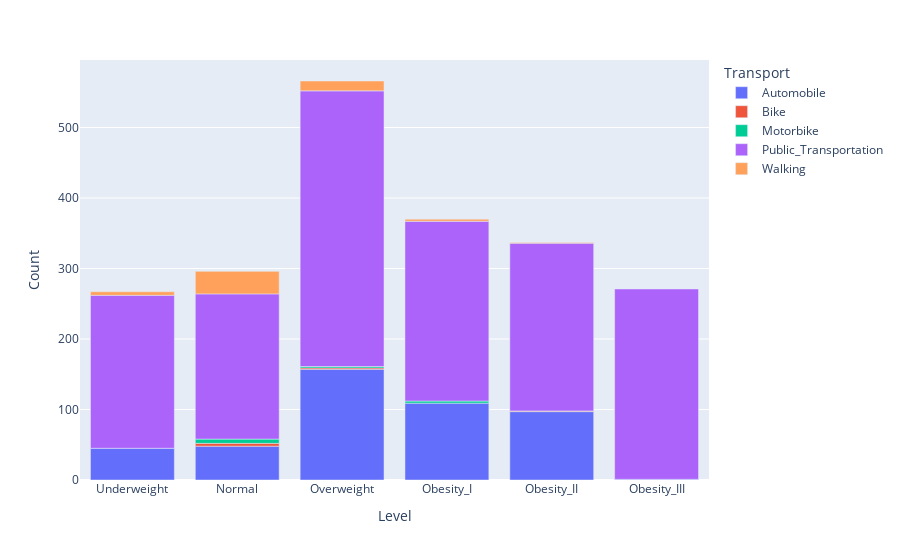

The cell this chart's notebook holds for it:
### Code cell
fig = px.bar(dfv1, x='Level', y='Count', color = 'Transport')

fig.update_xaxes(categoryorder='array', categoryarray= ['Underweight', 'Normal', 'Overweight', 'Obesity_I', 'Obesity_II', 'Obesity_III'])
fig.show()

### Figure 1 — Plotly figure (JSON) as saved in the notebook; plotly's stock layout.template omitted (floating-point values rounded to 4 significant figures)
{"data": [{"alignmentgroup": "True", "hovertemplate": "Transport=Automobile<br>Level=%{x}<br>Count=%{y}<extra></extra>", "legendgroup": "Automobile", "marker": {"color": "#636efa", "pattern": {"shape": ""}}, "name": "Automobile", "offsetgroup": "Automobile", "orientation": "v", "showlegend": true, "textposition": "auto", "type": "bar", "x": ["Normal", "Obesity_I", "Obesity_II", "Obesity_III", "Overweight", "Underweight"], "xaxis": "x", "y": [48, 109, 97, 1, 157, 45], "yaxis": "y"}, {"alignmentgroup": "True", "hovertemplate": "Transport=Bike<br>Level=%{x}<br>Count=%{y}<extra></extra>", "legendgroup": "Bike", "marker": {"color": "#EF553B", "pattern": {"shape": ""}}, "name": "Bike", "offsetgroup": "Bike", "orientation": "v", "showlegend": true, "textposition": "auto", "type": "bar", "x": ["Normal", "Obesity_II", "Overweight"], "xaxis": "x", "y": [4, 1, 2], "yaxis": "y"}, {"alignmentgroup": "True", "hovertemplate": "Transport=Motorbike<br>Level=%{x}<br>Count=%{y}<extra></extra>", "legendgroup": "Motorbike", "marker": {"color": "#00cc96", "pattern": {"shape": ""}}, "name": "Motorbike", "offsetgroup": "Motorbike", "orientation": "v", "showlegend": true, "textposition": "auto", "type": "bar", "x": ["Normal", "Obesity_I", "Overweight"], "xaxis": "x", "y": [6, 3, 2], "yaxis": "y"}, {"alignmentgroup": "True", "hovertemplate": "Transport=Public_Transportation<br>Level=%{x}<br>Count=%{y}<extra></extra>", "legendgroup": "Public_Transportation", "marker": {"color": "#ab63fa", "pattern": {"shape": ""}}, "name": "Public_Transportation", "offsetgroup": "Public_Transportation", "orientation": "v", "showlegend": true, "textposition": "auto", "type": "bar", "x": ["Normal", "Obesity_I", "Obesity_II", "Obesity_III", "Overweight", "Underweight"], "xaxis": "x", "y": [206, 255, 238, 270, 391, 217], "yaxis": "y"}, {"alignmentgroup": "True", "hovertemplate": "Transport=Walking<br>Level=%{x}<br>Count=%{y}<extra></extra>", "legendgroup": "Walking", "marker": {"color": "#FFA15A", "pattern": {"shape": ""}}, "name": "Walking", "offsetgroup": "Walking", "orientation": "v", "showlegend": true, "textposition": "auto", "type": "bar", "x": ["Normal", "Obesity_I", "Obesity_II", "Overweight", "Underweight"], "xaxis": "x", "y": [32, 3, 1, 14, 5], "yaxis": "y"}], "layout": {"barmode": "relative", "legend": {"title": {"text": "Transport"}, "tracegroupgap": 0}, "margin": {"t": 60}, "xaxis": {"anchor": "y", "categoryarray": ["Underweight", "Normal", "Overweight", "Obesity_I", "Obesity_II", "Obesity_III"], "categoryorder": "array", "domain": [0, 1], "title": {"text": "Level"}}, "yaxis": {"anchor": "x", "domain": [0, 1], "title": {"text": "Count"}}}}
